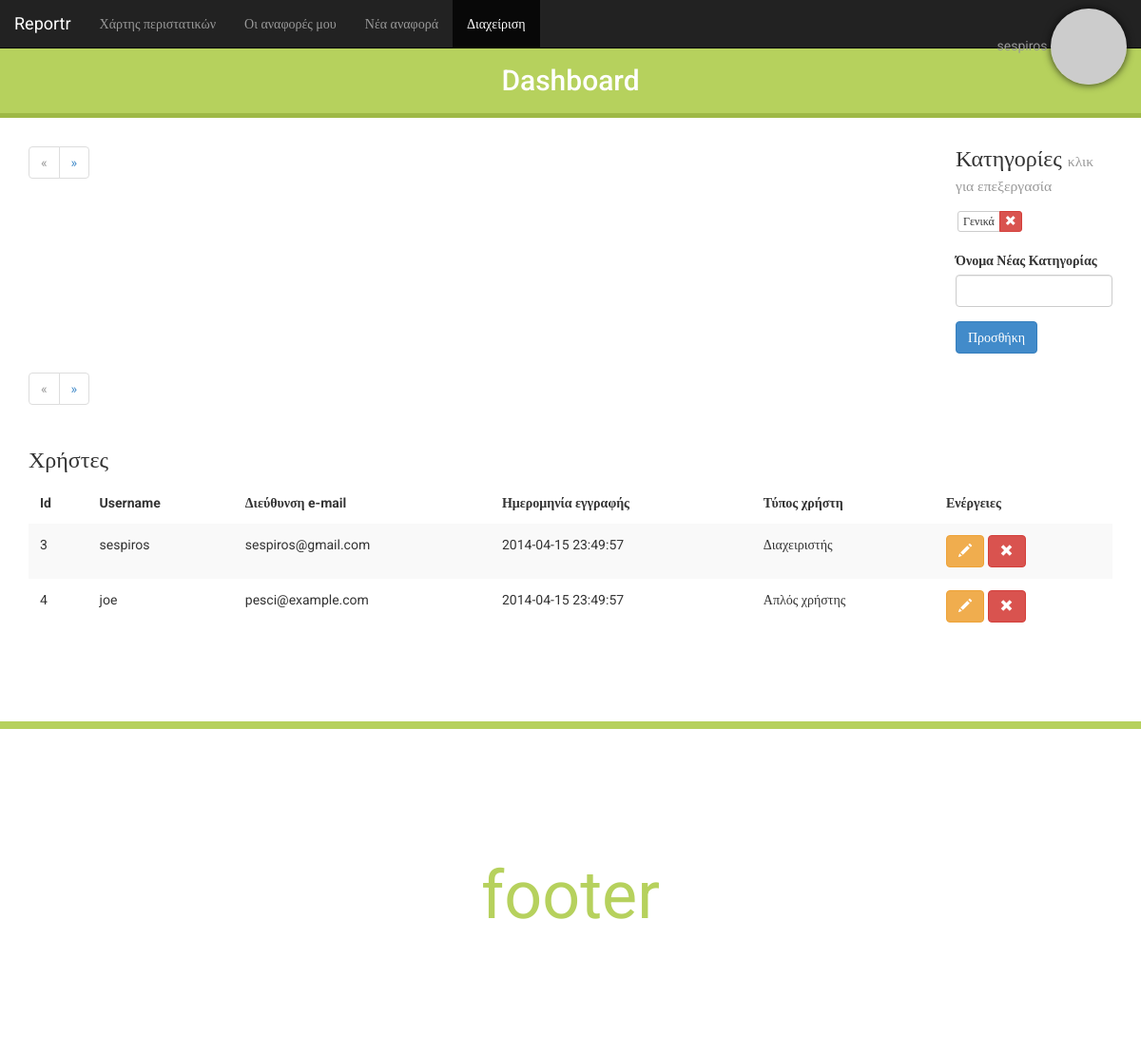
/dashboard.php (signed in), run on the app's committed database.
### tables this page shows
CREATE TABLE IF NOT EXISTS `web_categories` (
  `id` int(10) NOT NULL AUTO_INCREMENT,
  `name` varchar(30) NOT NULL,
  PRIMARY KEY (`id`)
);

CREATE TABLE IF NOT EXISTS `web_users` (
  `user_id` int(11) NOT NULL AUTO_INCREMENT,
  `user_name` varchar(64) NOT NULL,
  `user_password_hash` varchar(255) NOT NULL,
  `user_email` varchar(64) NOT NULL,
  `user_rememberme_token` varchar(64) DEFAULT NULL,
  `user_failed_logins` tinyint(1) NOT NULL DEFAULT '0',
  `user_last_failed_login` int(10) DEFAULT NULL,
  `user_registration_datetime` datetime NOT NULL DEFAULT '0000-00-00 00:00:00',
  `user_registration_ip` varchar(39) NOT NULL DEFAULT '0.0.0.0',
  `user_type` tinyint(1) DEFAULT '0',
  `user_fullname` text NOT NULL,
  `user_phone` varchar(10) NOT NULL,
  PRIMARY KEY (`user_id`),
  UNIQUE KEY `user_name` (`user_name`),
  UNIQUE KEY `user_email` (`user_email`)
);

### classes/adminControls.php (called while the page is built, shortened)
<?php
class adminControls
{
    private $db_connection      = null;
    public function __construct()
    {
		$this->fetchCategories();
		$this->fetchUsers();
    }
    private function databaseConnection()
    {
        if ($this->db_connection != null) {
            return true;
        } else {
            try {
                $this->db_connection = new PDO('mysql:host='. DB_HOST .';dbname='. DB_NAME . ';charset=utf8', DB_USER, DB_PASS);
                return true;
            } catch (PDOException $e) {
                $this->errors[] = "Σφάλμα Βάσης!";
                return false;
            }
        }
    }
	private function fetchCategories()
	{
		if ($this->databaseConnection()) {
			$pdo = $this->db_connection;
			$catStmt = $pdo->prepare('SELECT * FROM web_categories');
			if ($catStmt->execute()) {
				$this->categories = $catStmt->fetchAll();
			}
		}
	}
	private function fetchUsers()
	{
		if ($this->databaseConnection()) {
			$pdo = $this->db_connection;
			$catStmt = $pdo->prepare('SELECT * FROM web_users');
			if ($catStmt->execute()) {
				$this->users = $catStmt->fetchAll();
			}
		}
	}
}

### views/dashboard.php (the view, shortened to what this page needs)
<?php include('_header.php'); ?>
    <header>
        <nav class="navbar navbar-inverse navbar-fixed-top" role="navigation">
        <div class="container-fluid">
            <div class="navbar-header">
            <a class="navbar-brand" href="#">Reportr</a>
            </div>
            <div class="collapse navbar-collapse" id="main-nav">
            <ul class="nav navbar-nav navbar-left">
                <li><a href="index.php">Χάρτης περιστατικών</a></li>
                <li><a href="myreports.php#">Οι αναφορές μου</a></li>
                <li><a href="newreport.php">Νέα αναφορά</a></li>
                <li class="active"><a href="#">Διαχείριση</a></li>
            </ul>
            <ul class="nav navbar-nav navbar-right">
                <li class="dropdown">
                <a href="#" class="navbar-brand dropdown-toggle user-img" data-toggle="dropdown"><?php echo $_SESSION['user_name'] . " " . $login->user_gravatar_image_tag?></a>
                </li>
            </ul>
            </div>
        </div>
        </nav>
    </header>
    <h2 class="coloured-banner3 text-center">Dashboard</h2>
    <div class="container">
        <div class="row">
            <div class="col-md-10">
                <div id="page-selection-open"></div>
            </div>
            <div class="col-md-2">
                <h3>Κατηγορίες <small>κλικ για επεξεργασία</small></h3>
				<div id="categories" class="form-group">
<?php
foreach($controls->categories as $name){
?>
	<div class="btn-group btn-group-sm btn-group-xs">
		<button id="<?php echo $name['id']; ?>" type="button" class="category btn btn-default"><span class="editable"><?php echo $name['name']; ?></span></button>
    	<button type="button" class="catRemove btn btn-danger"><span class="glyphicon glyphicon-remove"></span></button>
	</div>
<?php
}
?>
				</div>
                <form id="categoryForm" role="form" method="post">
                    <div class="form-group">
                        <label for="categoryNameId">Όνομα Νέας Κατηγορίας</label>
                        <input type="text" id="categoryNameId" name="categoryName" class="form-control">
                    </div>
                    <button type="submit" name="categorySubmit" class="btn btn-primary">Προσθήκη</button>
                </form>
            </div>
        </div>
        <div class="row">
            <div class="col-md-12">
                <div id="page-selection-closed"></div>
            </div>
        </div>
		<div class ="row">
			<div class="col-md-12">
				<h3>Χρήστες</h3>
				<div class="table-responsive">
					<table class="table table-striped">
						<thead>
							<tr>
								<th>Id</th>
								<th>Username</th>
								<th>Διεύθυνση e-mail</th>
								<th>Ημερομηνία εγγραφής</th>
								<th>Τύπος χρήστη</th>
								<th>Ενέργειες</th>
							</tr>
						</thead>
						<tbody>
<?php
foreach($controls->users as $user){
?>
								<tr>
									<td class="uid"><?php echo $user["user_id"]; ?></td>
									<td class="name"><?php echo $user["user_name"]; ?></td>
									<td class="email"><?php echo $user["user_email"]; ?></td>
									<td><?php echo $user["user_registration_datetime"]; ?></td>
									<td><?php if ($user["user_type"] == 1)echo "Διαχειριστής";else echo "Απλός χρήστης"; ?></td>
									<td>
										<a class="editUser btn btn-warning" data-toggle="modal" data-target="#edit-modal" href="#"><span class="glyphicon glyphicon-pencil"></span></a>
										<a class="delUser btn btn-danger" href="#"><span class="glyphicon glyphicon-remove"></span></a>
									</td>
								</tr>
<?php
}
?>
						</tbody>
					</table>
        		</div>
        	</div>
		</div>
    </div>
    <div class="page-footer page-footer-green">
        <p>footer</p>
    </div>
  </body>
</html>

### classes/Login.php (shortened to what this page needs)
<?php
class Login
{
    private $user_email = "";
    private $user_is_logged_in = false;
    private $user_is_admin = false;
    public function __construct()
    {
        if ($this->isUserLoggedIn() == true) {
            $this->getGravatarImageUrl($this->user_email);
        }
    }
    private function loginWithSessionData()
    {
        $this->user_email = $_SESSION['user_email'];
        $this->user_is_logged_in = true;
        $this->user_type = $_SESSION['user_type'];
        if ( $this->user_type==1 ) {
            $this->user_is_admin = true;
        }
    }
    public function isUserLoggedIn()
    {
        return $this->user_is_logged_in;
    }
    public function isUserAdmin()
    {
        return $this->user_is_admin;
    }
    public function getGravatarImageUrl($email, $s = 50, $d = 'mm', $r = 'g', $atts = array() )
    {
        $url = 'http://www.gravatar.com/avatar/';
        $url .= md5(strtolower(trim($email)));
        $url .= "?s=32";
        $url = '<img style="
            border-radius: 150px;
            -webkit-border-radius: 150px;
            -moz-border-radius: 150px;
            box-shadow: 0 0 8px rgba(0, 0, 0, .8);
            -webkit-box-shadow: 0 0 8px rgba(0, 0, 0, .8);
            -moz-box-shadow: 0 0 8px rgba(0, 0, 0, .8);
            " src="' . $url .'" alt=""/>';
        $this->user_gravatar_image_tag = $url;
    }
}

### dashboard.php (shortened to what this page needs)
<?php
require_once('classes/Login.php');
require_once('classes/adminControls.php');
$login = new Login();
$controls = new adminControls();
if ($login->isUserLoggedIn() == true) {
	if ($controls->showpage){
		if ($login->isUserAdmin() == true) {
			include("views/dashboard.php");
		} else {
			header("Location:index.php");
			die();
		}
	}
} else {
    header("Location:index.php");
    die();
}

### views/_header.php (shortened to what this page needs)
<!DOCTYPE html>
<html lang="en">
  <head>
    <link href="views/css/bootstrap.min.css" rel="stylesheet">
    <link href="views/css/reportr.css" rel="stylesheet">
    <link href="views/css/lightbox.css" rel="stylesheet">
    <link rel="stylesheet" href="http://weloveiconfonts.com/api/?family=fontawesome">
  </head>
  <body>

### views/css/reportr.css (style rules this page uses)
html { position: relative; min-height: 100%; }
body { padding-top: 50px; padding-bottom: 60px; font-family: 'Roboto', 'sans-serif'; height: 100%; }
.coloured-banner3 { margin-top: 0px; padding: 0.6em; background-color: #B6D15D; border-bottom: 5px solid #9EB945; color: #ffffff; }
.navbar .user-img { padding-top: 9px; font-size: 14px; }
#categories .btn-group { margin: 5px 2px; }
.table>thead>tr>th { padding: 12px; border-bottom: none; }
.table>tbody>tr>td { padding: 12px; border-top: none; }
body { margin-bottom: 330px; }
.page-footer { position: absolute; bottom: 0; width: 100%; height: 350px; border-top: 8px solid; line-height: 350px; font-size: 5em; text-align: center; border-color: #222222; color: #222; }
.page-footer-green { border-color: #B6D15D; color: #B6D15D; }

### views/css/lightbox.css (style rules this page uses)
body:after { content: url(../img/close.png) url(../img/loading.gif) url(../img/prev.png) url(../img/next.png); display: none; }

### data on the page
web_categories: name "Γενικά"
web_users: user_id "3", user_name "sespiros", user_email "sespiros@gmail.com", user_registration_datetime "2014-04-15 23:49:57", user_type "Διαχειριστής"
web_users: user_id "4", user_name "joe", user_email "pesci@example.com", user_registration_datetime "2014-04-15 23:49:57", user_type "Απλός χρήστης"

### other printed values
$_SESSION['user_name'] "sespiros"
